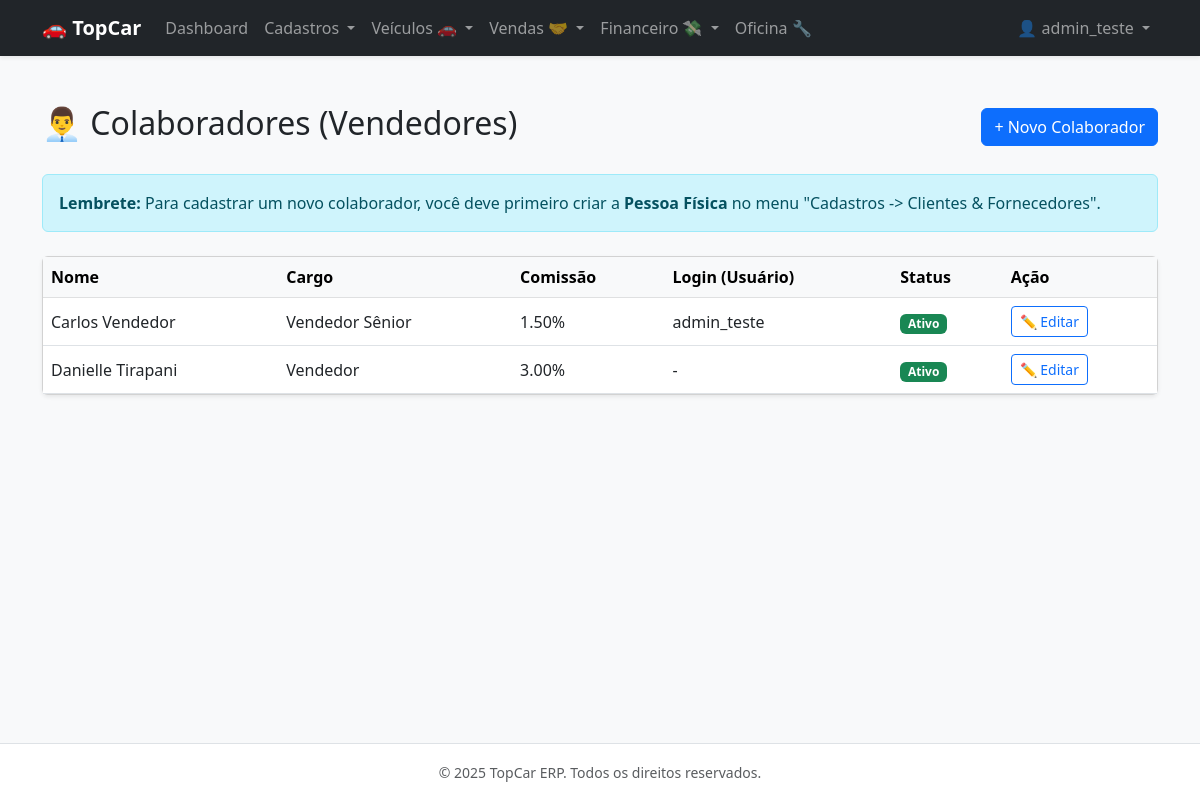
/employees/ (signed in), run on an earlier commit of the app's database.
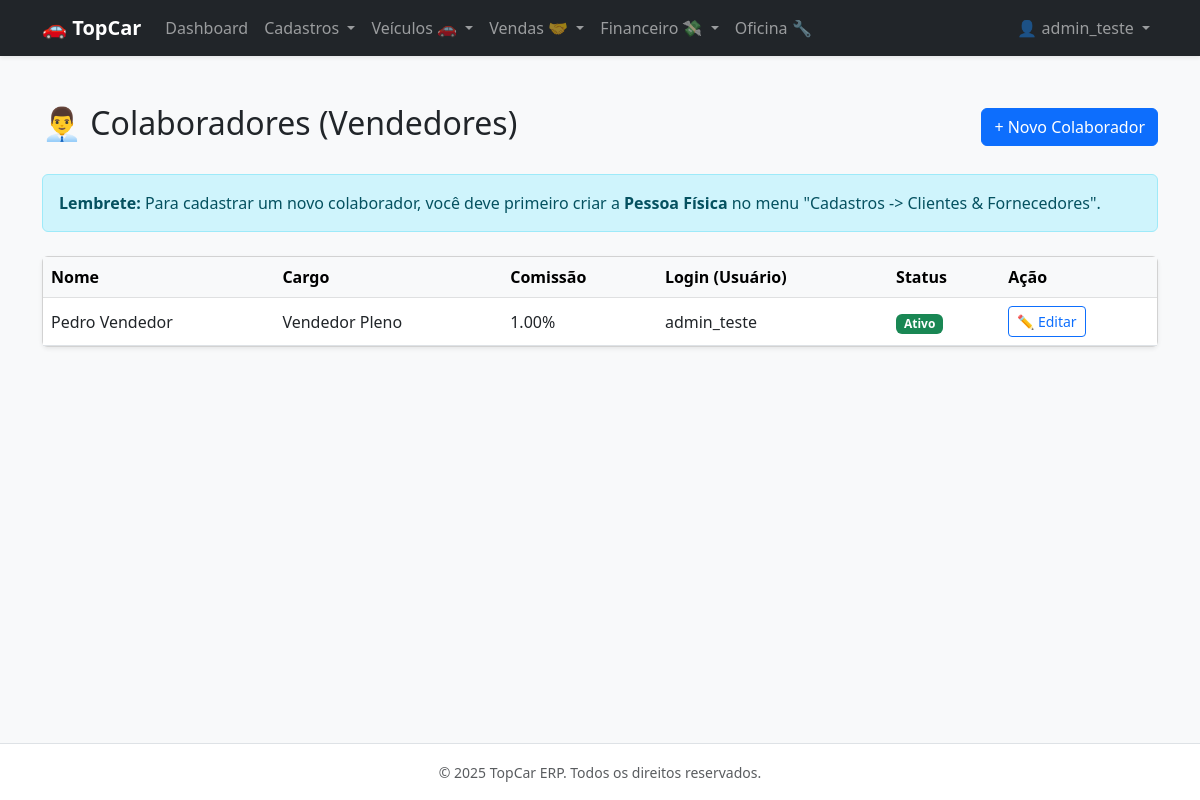
And on a later commit of the database.
### apps/employees/models.py (models this page shows, shortened)
class Employee(TenantAwareModel):
    entidade = models.OneToOneField(
        Entity,
        on_delete=models.PROTECT, # Se apagar a entidade, bloqueia.
        related_name='colaborador_profile',
        verbose_name="Dados Pessoais (Entidade)"
    )
    usuario_sistema = models.OneToOneField(
        settings.AUTH_USER_MODEL,
        on_delete=models.SET_NULL,
        null=True,
        blank=True,
        related_name='funcionario_profile',
        verbose_name="Usuário de Acesso"
    )
    cargo = models.CharField(max_length=100)
    comissao_base_percentual = models.DecimalField(
        max_digits=5,
        decimal_places=2,
        default=0.00,
        verbose_name="Comissão Base (%)"
    )
    ativo = models.BooleanField(default=True)
    class Meta:
        verbose_name = 'Colaborador'
        verbose_name_plural = 'Colaboradores'

### apps/parties/models.py (models this page shows, shortened)
class Entity(TenantAwareModel):
    TIPO_ENTIDADE_CHOICES = [
        ('FISICA', 'Pessoa Física'),
        ('JURIDICA', 'Pessoa Jurídica'),
    ]
    nome_razao_social = models.CharField(max_length=255, verbose_name="Nome / Razão Social")
    documento_principal = models.CharField(
        max_length=20,
        unique=True,
        db_index=True,
        verbose_name="CPF/CNPJ"
    )
    tipo_entidade = models.CharField(
        max_length=10,
        choices=TIPO_ENTIDADE_CHOICES,
        default='FISICA'
    )
    email = models.EmailField(null=True, blank=True)
    telefone = models.CharField(max_length=20, null=True, blank=True)
    class Meta:
        verbose_name = 'Entidade'
        verbose_name_plural = 'Entidades'
        indexes = [
            models.Index(fields=['nome_razao_social']),
        ]

### apps/core/models.py (models this page shows, shortened)
class CustomUser(AbstractUser):
    class Meta:
        verbose_name = 'Usuário do Sistema'
        verbose_name_plural = 'Usuários do Sistema'

### apps/employees/views.py (the view)
# urls.py: path('', views.employee_list, name='employee_list'),
@login_required
def employee_list(request):
    employees = Employee.objects.select_related(
        'entidade', 'usuario_sistema'
    ).order_by('entidade__nome_razao_social')
    return render(request, 'employees/employee_list.html', {'employees': employees})

### templates/employees/employee_list.html (shortened to what this page needs)
{% extends 'base.html' %}
{% block content %}
<div class="d-flex justify-content-between align-items-center mb-4">
    <h2>👨‍💼 Colaboradores (Vendedores)</h2>
    <a href="{% url 'employee_create' %}" class="btn btn-primary">+ Novo Colaborador</a>
</div>
<div class="alert alert-info">
    <strong>Lembrete:</strong> Para cadastrar um novo colaborador, você deve primeiro criar a <strong>Pessoa Física</strong> no menu "Cadastros -> Clientes & Fornecedores".
</div>
<div class="card shadow-sm mt-4">
    <div class="table-responsive">
        <table class="table table-hover align-middle mb-0">
            <thead class="table-light">
                <tr>
                    <th>Nome</th>
                    <th>Cargo</th>
                    <th>Comissão</th>
                    <th>Login (Usuário)</th>
                    <th>Status</th>
                    <th>Ação</th>
                </tr>
            </thead>
            <tbody>
                {% for emp in employees %}
                <tr>
                    <td>{{ emp.entidade.nome_razao_social }}</td>
                    <td>{{ emp.cargo }}</td>
                    <td>{{ emp.comissao_base_percentual }}%</td>
                    <td>{{ emp.usuario_sistema.username|default:"-" }}</td>
                    <td>
                        {% if emp.ativo %}
                            <span class="badge bg-success">Ativo</span>
                        {% else %}
                            <span class="badge bg-secondary">Inativo</span>
                        {% endif %}
                    </td>
                    <td>
                        <a href="{% url 'employee_update' emp.id %}" class="btn btn-sm btn-outline-primary">
                            ✏️ Editar
                        </a>
                    </td>
                </tr>
                {% empty %}
                <tr>
                    <td colspan="6" class="text-center py-4 text-muted">Nenhum colaborador cadastrado.</td>
                </tr>
                {% endfor %}
            </tbody>
        </table>
    </div>
</div>
{% endblock %}

What changed in the data, as far as the page shows it:
removed Employee: entidade.nome_razao_social "Danielle Tirapani", cargo "Vendedor", comissao_base_percentual "3.00", usuario_sistema.username "-", ativo "Ativo"
changed Employee "admin_teste": entidade.nome_razao_social "Carlos Vendedor" → "Pedro Vendedor"; cargo "Vendedor Sênior" → "Vendedor Pleno"; comissao_base_percentual "1.50" → "1.00"
